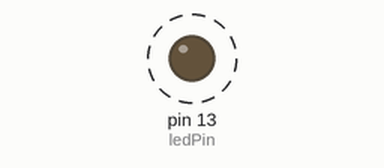
This sketch was run on a simulated Arduino Uno, built with avr-gcc and run on an emulated ATmega328P. On the bench: output pins drawn as LEDs (lit = HIGH). Dashed ring = blinking. What the sketch prints to the serial monitor is not drawn.

Above: at 0.5 s.
Timing chart, 0 to 4.6 s (numbered marks = the images above):
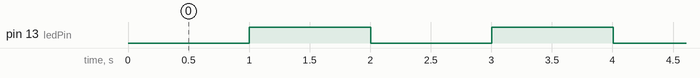

The sketch:

led_millis__.ino
```cpp
// constants won't change. Used here to
// set pin numbers:
const int ledPin =  13;      // the number of the LED pin

// Variables will change:
int ledState = LOW;             // ledState used to set the LED
long previousMillis = 0;        // will store last time LED was updated

// the follow variables is a long because the time, measured in miliseconds,
// will quickly become a bigger number than can be stored in an int.
long interval = 1000;           // interval at which to blink (milliseconds)

void setup() {
  // set the digital pin as output:
  pinMode(ledPin, OUTPUT);
  Serial.begin(9600);
}

void loop()
{
  // here is where you'd put code that needs to be running all the time.

  // check to see if it's time to blink the LED; that is, if the
  // difference between the current time and last time you blinked
  // the LED is bigger than the interval at which you want to
  // blink the LED.
  unsigned long currentMillis = millis();

  if(currentMillis - previousMillis > interval) {
    // save the last time you blinked the LED
    previousMillis = currentMillis;

    // if the LED is off turn it on and vice-versa:
    if (ledState == LOW)
      ledState = HIGH;
    else
      ledState = LOW;
      Serial.println(currentMillis);

    // set the LED with the ledState of the variable:
    digitalWrite(ledPin, ledState);
  }
}
```

Measured:
- by itself, pin 13 (ledPin): alternates HIGH for 1.0 s and LOW for 1.0 s
